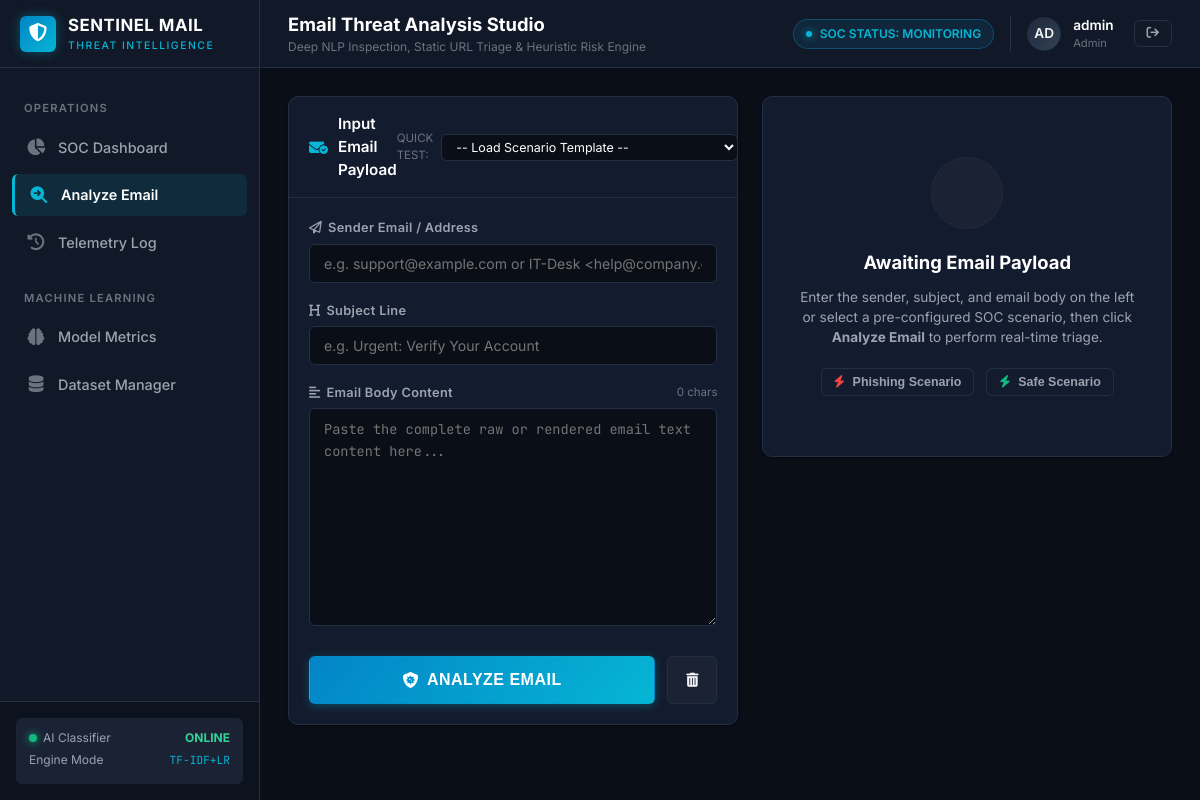
Screenshot of /analyze (signed in) with the database file from the repository.
### models.py (models this page shows, shortened)
class User(db.Model):
    __tablename__ = "users"
    id = db.Column(db.Integer, primary_key=True)
    username = db.Column(db.String(80), unique=True, nullable=False, index=True)
    email = db.Column(db.String(120), unique=True, nullable=False, index=True)
    password_hash = db.Column(db.String(256), nullable=False)
    role = db.Column(db.String(20), default="analyst")
    created_at = db.Column(db.DateTime, default=utc_now)

### app.py (the view, shortened to what this page needs)
    @app.route("/analyze", methods=["GET", "POST"])
    @login_required
    def analyze():
        result = None
        form_data = {
            "sender": "",
            "subject": "",
            "body": ""
        }
        return render_template("analyze.html", result=result, form_data=form_data)

### templates/analyze.html (shortened to what this page needs)
{% extends "base.html" %}
{% block page_title %}Email Threat Analysis Studio{% endblock %}
{% block page_subtitle %}Deep NLP Inspection, Static URL Triage & Heuristic Risk Engine{% endblock %}
{% block content %}
<div style="display: grid; grid-template-columns: 1.1fr 1fr; gap: 24px; align-items: start;">
    <div class="soc-card">
        <div class="card-header">
            <div class="card-header-title">
                <i class="fa-solid fa-envelope-circle-check"></i>
                Input Email Payload
            </div>
            <div style="display: flex; align-items: center; gap: 8px;">
                <span style="font-size: 0.72rem; color: var(--text-dim); text-transform: uppercase;">Quick Test:</span>
                <select id="sampleEmailSelect" class="form-control" style="width: auto; padding: 4px 10px; font-size: 0.78rem;">
                    <option value="">-- Load Scenario Template --</option>
                </select>
            </div>
        </div>
        <div class="card-body">
            <form id="emailAnalyzeForm" method="POST" action="{{ url_for('analyze') }}">
                <div class="form-group">
                    <label class="form-label" for="sender">
                        <i class="fa-regular fa-paper-plane" style="margin-right: 6px;"></i>Sender Email / Address
                    </label>
                    <input type="text" id="sender" name="sender" class="form-control" placeholder="e.g. support@example.com or IT-Desk <help@company.com>" value="{{ form_data.sender if form_data else '' }}">
                </div>
                <div class="form-group">
                    <label class="form-label" for="subject">
                        <i class="fa-solid fa-heading" style="margin-right: 6px;"></i>Subject Line
                    </label>
                    <input type="text" id="subject" name="subject" class="form-control" placeholder="e.g. Urgent: Verify Your Account" value="{{ form_data.subject if form_data else '' }}">
                </div>
                <div class="form-group">
                    <div style="display: flex; justify-content: space-between; align-items: center; margin-bottom: 6px;">
                        <label class="form-label" for="body" style="margin-bottom: 0;">
                            <i class="fa-solid fa-align-left" style="margin-right: 6px;"></i>Email Body Content
                        </label>
                        <span id="charCount" style="font-size: 0.72rem; color: var(--text-dim);">0 chars</span>
                    </div>
                    <textarea id="body" name="body" class="form-control" rows="9" placeholder="Paste the complete raw or rendered email text content here..." required>{{ form_data.body if form_data else '' }}</textarea>
                </div>
                <div style="display: flex; gap: 12px; margin-top: 24px;">
                    <button type="submit" id="btnAnalyze" class="btn btn-primary btn-lg" style="flex: 1;">
                        <i class="fa-solid fa-shield-virus"></i>
                        <span>ANALYZE EMAIL</span>
                    </button>
                    <button type="button" id="btnClear" class="btn btn-secondary" title="Clear form">
                        <i class="fa-solid fa-trash-can"></i>
                    </button>
                </div>
            </form>
        </div>
    </div>
    <div id="resultsContainer">
        {% if result %}
            {% include "_analysis_result_card.html" %}
        {% else %}
            <div class="soc-card" style="text-align: center; padding: 60px 30px;">
                <div style="width: 72px; height: 72px; border-radius: 50%; background-color: var(--bg-surface-elevated); margin: 0 auto 20px; display: flex; align-items: center; justify-content: center; font-size: 2rem; color: var(--text-dim); border: 1px dashed var(--border-color);">
                </div>
                <h3 style="font-size: 1.15rem; color: #fff; font-weight: 700;">Awaiting Email Payload</h3>
                <p style="font-size: 0.85rem; color: var(--text-muted); max-width: 380px; margin: 10px auto 20px;">
                    Enter the sender, subject, and email body on the left or select a pre-configured SOC scenario, then click <strong>Analyze Email</strong> to perform real-time triage.
                </p>
                <div style="display: inline-flex; gap: 12px; flex-wrap: wrap; justify-content: center;">
                    <button type="button" class="btn btn-outline btn-sm" onclick="loadSample('phish_paypal')">
                        <i class="fa-solid fa-bolt" style="color: #ef4444;"></i> Phishing Scenario
                    </button>
                    <button type="button" class="btn btn-outline btn-sm" onclick="loadSample('safe_sprint')">
                        <i class="fa-solid fa-bolt" style="color: #10b981;"></i> Safe Scenario
                    </button>
                </div>
            </div>
        {% endif %}
    </div>
</div>
{% endblock %}

### templates/base.html (shortened to what this page needs)
<!DOCTYPE html>
<html lang="en">
<head>
    <link rel="stylesheet" href="https://cdnjs.cloudflare.com/ajax/libs/font-awesome/6.5.1/css/all.min.css">
    <link rel="stylesheet" href="{{ url_for('static', filename='css/style.css') }}">
</head>
<body>
    <div class="app-container">
        <aside class="sidebar" id="appSidebar">
            <div class="sidebar-header">
                <div class="brand-icon">
                    <i class="fa-solid fa-shield-halved"></i>
                </div>
                <div class="brand-title">
                    SENTINEL MAIL
                    <span>Threat Intelligence</span>
                </div>
            </div>
            <nav class="sidebar-nav">
                <div class="nav-section-title">Operations</div>
                <a href="{{ url_for('dashboard') }}" class="nav-item {% if request.endpoint == 'dashboard' %}active{% endif %}">
                    <i class="fa-solid fa-chart-pie"></i>
                    <span>SOC Dashboard</span>
                </a>
                <a href="{{ url_for('analyze') }}" class="nav-item {% if request.endpoint == 'analyze' %}active{% endif %}">
                    <i class="fa-solid fa-magnifying-glass-arrow-right"></i>
                    <span>Analyze Email</span>
                </a>
                <a href="{{ url_for('history') }}" class="nav-item {% if request.endpoint == 'history' %}active{% endif %}">
                    <i class="fa-solid fa-clock-rotate-left"></i>
                    <span>Telemetry Log</span>
                </a>
                <div class="nav-section-title" style="margin-top: 12px;">Machine Learning</div>
                <a href="{{ url_for('model_info') }}" class="nav-item {% if request.endpoint == 'model_info' %}active{% endif %}">
                    <i class="fa-solid fa-brain"></i>
                    <span>Model Metrics</span>
                </a>
                <a href="{{ url_for('dataset') }}" class="nav-item {% if request.endpoint == 'dataset' %}active{% endif %}">
                    <i class="fa-solid fa-database"></i>
                    <span>Dataset Manager</span>
                </a>
            </nav>
            <div class="sidebar-footer">
                <div class="system-status-box">
                    <div class="status-row">
                        <span><span class="status-indicator"></span>AI Classifier</span>
                        <strong style="color: #34d399;">ONLINE</strong>
                    </div>
                    <div class="status-row">
                        <span>Engine Mode</span>
                        <span class="mono" style="color: var(--accent-cyan); font-size: 0.7rem;">TF-IDF+LR</span>
                    </div>
                </div>
            </div>
        </aside>
        <div class="main-wrapper">
            <header class="top-navbar">
                <div class="page-title-box">
                    <h1 class="page-title">{% block page_title %}Security Operations Center{% endblock %}</h1>
                    <span class="page-subtitle">{% block page_subtitle %}Automated Phishing Telemetry & Analysis System{% endblock %}</span>
                </div>
                <div class="top-nav-actions">
                    <div class="soc-threat-badge">
                        <span class="live-pulse"></span>
                        <span>SOC STATUS: MONITORING</span>
                    </div>
                    {% if current_user %}
                    <div class="analyst-profile">
                        <div class="avatar">
                            {{ current_user.username[:2].upper() }}
                        </div>
                        <div class="analyst-info">
                            <span class="analyst-name">{{ current_user.username }}</span>
                            <span class="analyst-role">{{ current_user.role|capitalize }}</span>
                        </div>
                        <a href="{{ url_for('logout') }}" class="btn btn-outline btn-sm" title="Sign out" style="margin-left: 8px;">
                            <i class="fa-solid fa-arrow-right-from-bracket"></i>
                        </a>
                    </div>
                    {% endif %}
                </div>
            </header>
            <main class="content-body">
                {% block content %}{% endblock %}
            </main>
        </div>
    </div>
</body>
</html>

### rows the page displays
User: username "AD", username "admin", role "Admin"
